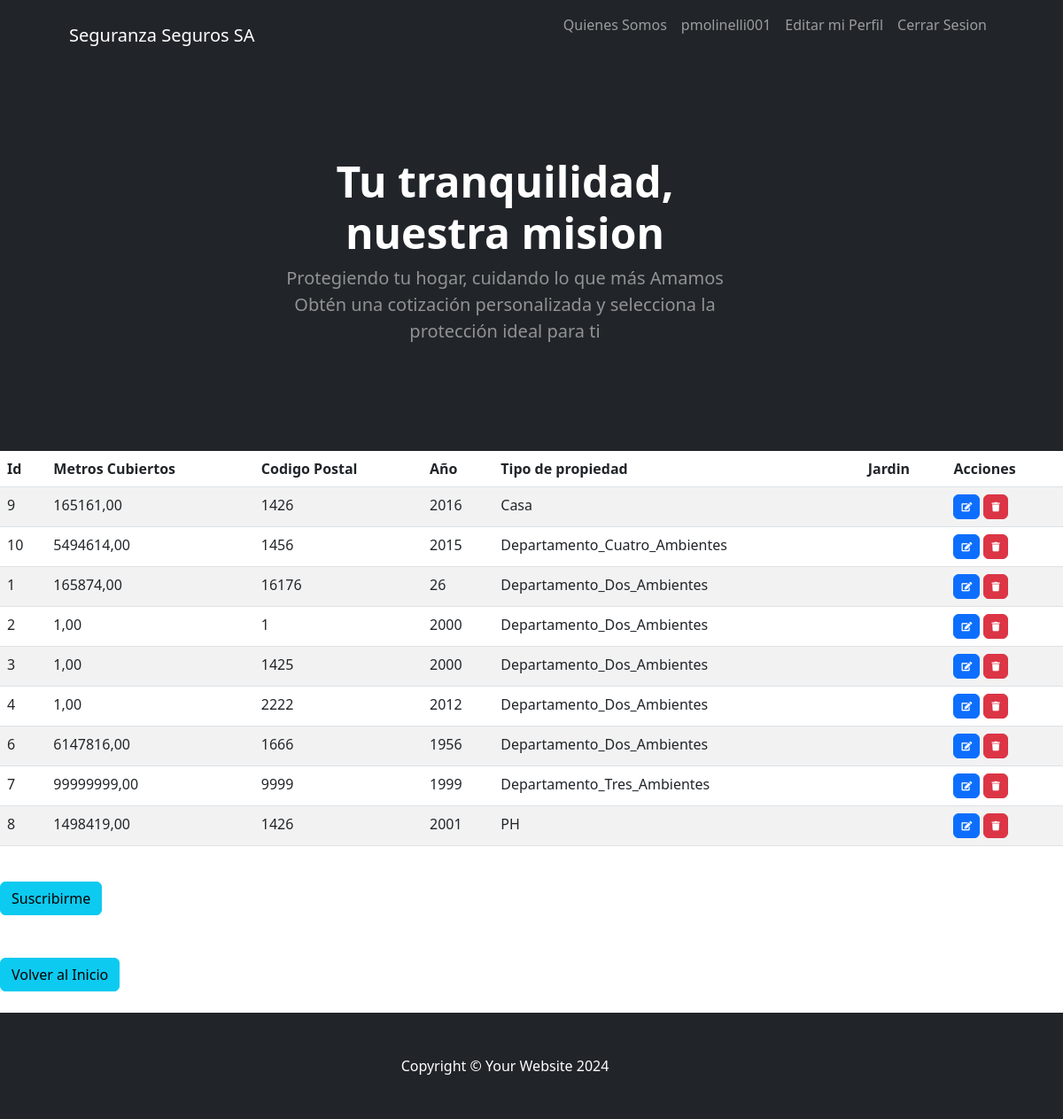
The page /hogar/ (signed in) on the database its author committed.
### app/models.py (models this page shows, shortened)
class Hogar(models.Model):
    metros_cubiertos = models.DecimalField(max_digits=10,decimal_places=2)
    codigo_postal = models.CharField(max_length=10)
    año = models.IntegerField()
    opciones_propiedad=(
        ('Departamento_Dos_Ambientes','Departamento_Dos_Ambientes'),
        ('Casa','Casa'),
        ('PH','PH'),
        ('Departamento_Tres_Ambientes','Departamento_Tres_Ambientes'),
        ('Departamento_Cuatro_Ambientes','Departamento_Cuatro_Ambientes')
    )
    tipo_propiedad=models.CharField(max_length=30, choices=opciones_propiedad)
    class Meta:
        verbose_name = "Hogar"
        verbose_name_plural ="Hogar"
        ordering = ["tipo_propiedad"]

### app/views.py (the view)
# urls.py: path('hogar/',HogarList.as_view(), name="hogar"),
class HogarList(LoginRequiredMixin,ListView):
    model = Hogar

### app/templates/app/hogar_list.html (shortened to what this page needs)
{%extends "app/index.html"%}
{%block titulo%}
<p class="lead text-white-50 mb-4">Protegiendo tu hogar, cuidando lo que más Amamos
    Obtén una cotización personalizada y selecciona la protección ideal para ti</p>
{%endblock titulo%}
{%block contenido%}
<table class="table table-striped">
    <thead>
        <tr>
            <th>Id</th>
            <th>Metros Cubiertos</th>
            <th>Codigo Postal</th>
            <th>Año</th>
            <th>Tipo de propiedad</th>
            <th>Jardin</th>
            <th>Acciones</th>
        </tr>
    </thead>
    <tbody>
    {% for hogar in hogar_list  %}
        <tr>
            <td>{{ hogar.id }}</td>
            <td>{{ hogar.metros_cubiertos }}</td>
            <td>{{ hogar.codigo_postal }}</td>
            <td>{{ hogar.año }}</td>
            <td>{{ hogar.tipo_propiedad }}</td>
            <td>{{ hogar.jardin }}</td>
            <td>
                <a
                  href="{% url 'hogarUpdate' hogar.id %}"
                  class="btn btn-primary"
                  style="--bs-btn-padding-y: .25rem; --bs-btn-padding-x: .5rem; --bs-btn-font-size: .75rem;"
                  ><i class="fa fa-edit fa-sm" title="Edit Record"></i>
                </a>
                <a
                  href="{% url 'hogarDelete' hogar.id %}"
                  class="btn btn-danger"
                  style="--bs-btn-padding-y: .25rem; --bs-btn-padding-x: .5rem; --bs-btn-font-size: .75rem;"
                  ><i class="fa fa-trash fa-sm" title="Delete Record"></i>
                </a>
            </td>
        </tr>
    {% endfor %}
    </tbody>
</table>
<br>
<a href= '/hogarCreate' class="btn btn-info">Suscribirme</a>
<br>
<br>
<br>
<a href= '/home' class="btn btn-info">Volver al Inicio</a>
<br>
<br>
{%endblock contenido%}

### app/templates/app/index.html (shortened to what this page needs)
<!DOCTYPE html>
<html lang="en">
    <head>
        {%load static%}
        <link href="https://cdn.jsdelivr.net/npm/bootstrap-icons@1.4.1/font/bootstrap-icons.css" rel="stylesheet" />
        <link href="{% static 'css/styles.css'%}" rel="stylesheet" />
        <link href="https://cdnjs.cloudflare.com/ajax/libs/font-awesome/5.15.4/css/all.min.css" rel="stylesheet">
        <link href="https://cdn.jsdelivr.net/npm/bootstrap-icons@1.5.0/font/bootstrap-icons.css" rel="stylesheet">
    </head>
    <body>
        <nav class="navbar navbar-expand-lg navbar-dark bg-dark">
            <div class="container px-5">
                <a class="navbar-brand" href="{% url 'home' %}">Seguranza Seguros SA</a>
                <div class="collapse navbar-collapse" id="navbarSupportedContent">
                    <ul class="navbar-nav ms-auto mb-2 mb-lg-0">
                        <li class="nav-item"><a class="nav-link" href="{% url 'quienes_somos' %}">Quienes Somos</a></li>
                        {% if user.is_authenticated%}
                        <li class="nav-item"><a class="nav-link"> {{user.username}}</a></li>
                        <li class="nav-item"><a class="nav-link" href="{% url 'perfil' %}"> Editar mi Perfil</a>
                        <br>
                        <li class="nav-item"><a class="nav-link" href="{% url 'logout' %}"> Cerrar Sesion</a></li>
                        {% else %}
                        <li class="nav-item"><a class="nav-link" href="{% url 'login'%}">Iniciar Sesion</a></li>
                        <br>
                        <a class="nav-link" href="{% url 'registro' %}">Registrarme</a>
                        {%endif%}
                    </ul>
                </div>
            </div>
        </nav>
        <header class="bg-dark py-5">
            <div class="container px-5">
                <div class="row gx-5 justify-content-center">
                    <div class="col-lg-6">
                        <div class="text-center my-5">
                            <h1 class="display-5 fw-bolder text-white mb-2">Tu tranquilidad, nuestra mision</h1>
                            {%block titulo%}{%endblock titulo%}
                        </div>
                    </div>
                </div>
            </div>
        </header>
        {%block contenido%}{%endblock contenido%}
        <footer class="py-5 bg-dark">
            <div class="container px-5"><p class="m-0 text-center text-white">Copyright &copy; Your Website 2024</p></div>
        </footer>
    </body>
</html>

### rows shown on the page
Hogar: id "9", metros_cubiertos "165161,00", codigo_postal "1426", año "2016", tipo_propiedad "Casa"
Hogar: id "10", metros_cubiertos "5494614,00", codigo_postal "1456", año "2015", tipo_propiedad "Departamento_Cuatro_Ambientes"
Hogar: id "1", metros_cubiertos "165874,00", codigo_postal "16176", año "26", tipo_propiedad "Departamento_Dos_Ambientes"
Hogar: id "2", metros_cubiertos "1,00", codigo_postal "1", año "2000", tipo_propiedad "Departamento_Dos_Ambientes"
Hogar: id "3", metros_cubiertos "1,00", codigo_postal "1425", año "2000", tipo_propiedad "Departamento_Dos_Ambientes"
Hogar: id "4", metros_cubiertos "1,00", codigo_postal "2222", año "2012", tipo_propiedad "Departamento_Dos_Ambientes"
Hogar: id "6", metros_cubiertos "6147816,00", codigo_postal "1666", año "1956", tipo_propiedad "Departamento_Dos_Ambientes"
Hogar: id "7", metros_cubiertos "99999999,00", codigo_postal "9999", año "1999", tipo_propiedad "Departamento_Tres_Ambientes"
Hogar: id "8", metros_cubiertos "1498419,00", codigo_postal "1426", año "2001", tipo_propiedad "PH"

### other values the page prints
{{ user.username }} "pmolinelli001"
